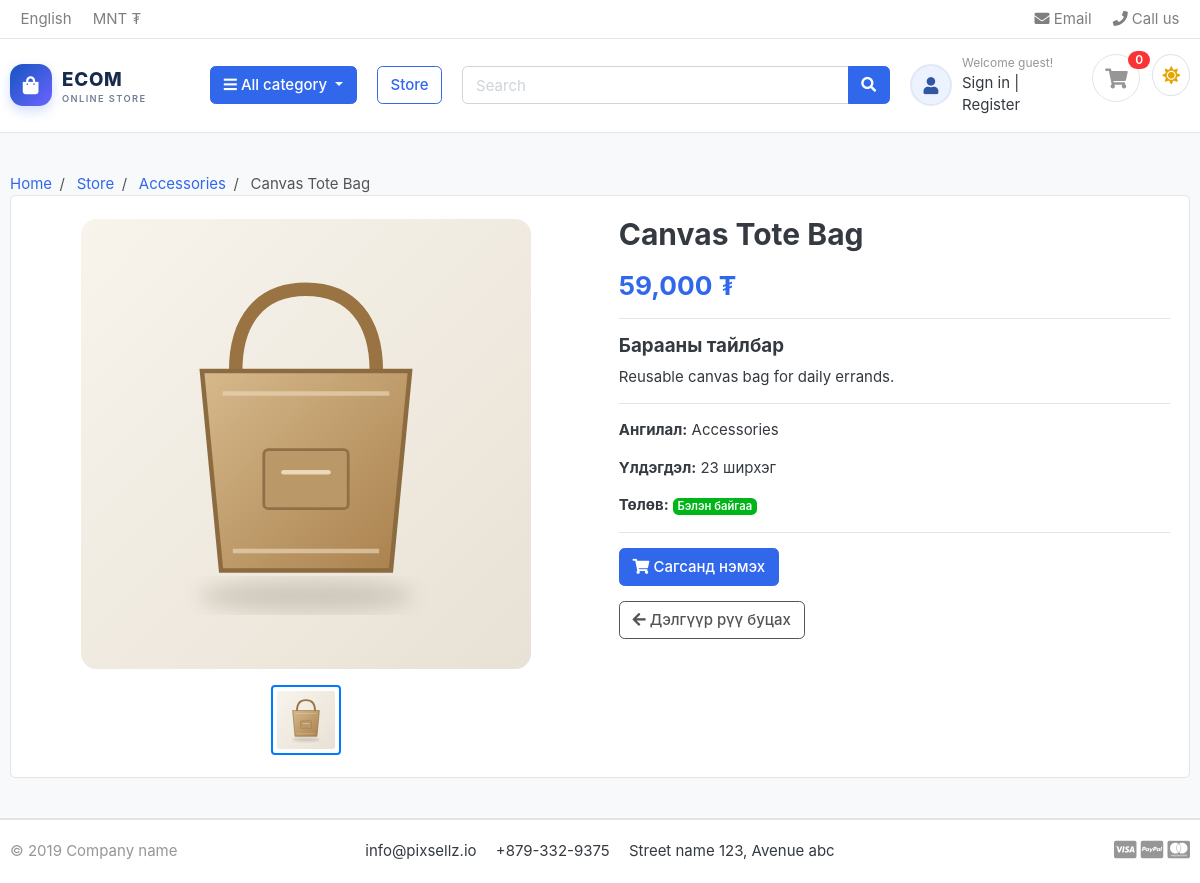
Before: /store/accessories/canvas-tote-bag/ with the older database file.
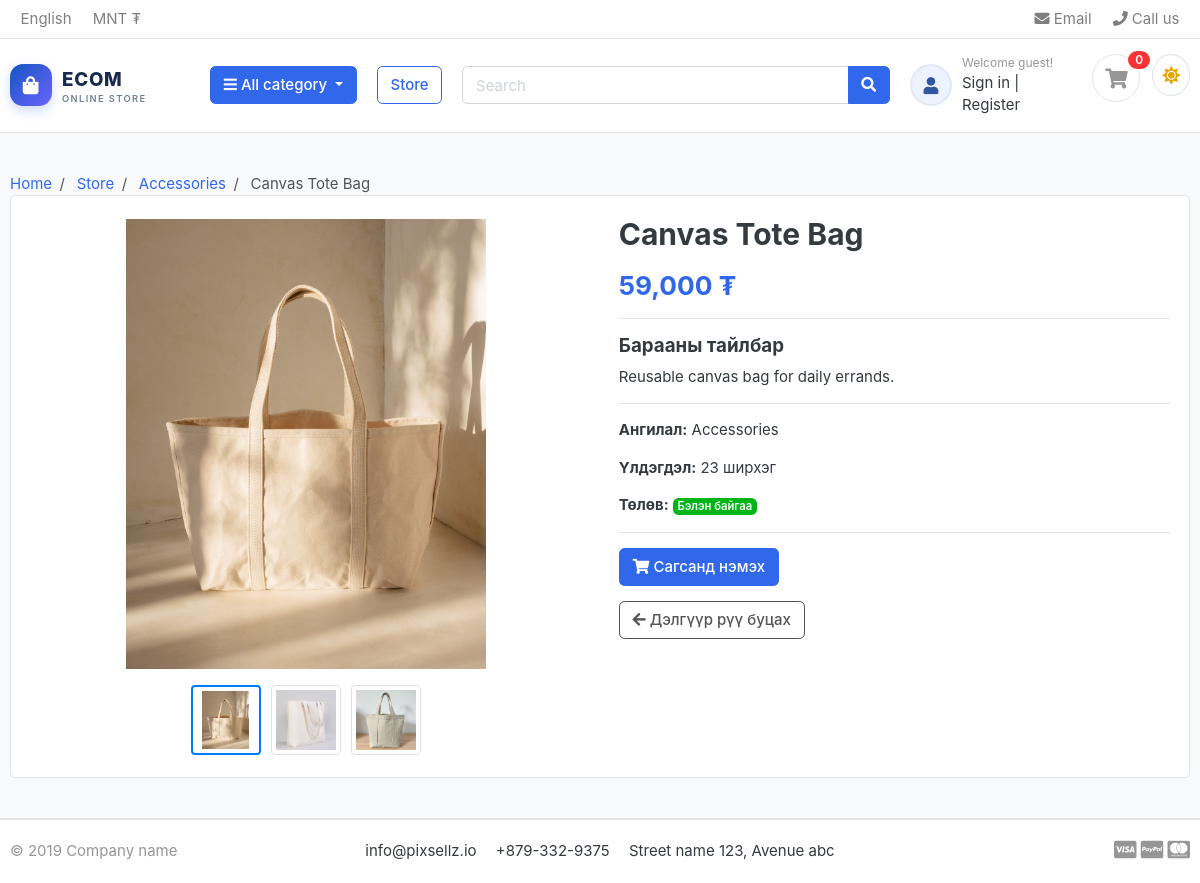
After: the same page with the newer database file.
### store/models.py (models this page shows, shortened)
class Product(models.Model):
    product_name = models.CharField(max_length=200, unique=True)
    slug = models.SlugField(max_length=200, unique=True)
    description = models.TextField(max_length=500, blank=True)
    price = models.IntegerField()
    images = models.ImageField(upload_to='photos/products')
    stock = models.IntegerField()
    is_available = models.BooleanField(default=True)
    category = models.ForeignKey(
        Category,
        on_delete=models.CASCADE
    )
    created_date = models.DateTimeField(auto_now_add=True)
    modified_date = models.DateTimeField(auto_now=True)

class Category(models.Model):
    category_name = models.CharField(max_length=50, unique=True)
    slug = models.SlugField(max_length=100, unique=True)
    description = models.TextField(max_length=255, blank=True)
    cat_image = models.ImageField(
        upload_to='photos/categories',
        blank=True
    )
    def get_url(self):
        return reverse(
            'products_by_category',
            args=[self.slug]
        )

class ProductImage(models.Model):
    product = models.ForeignKey(
        Product,
        on_delete=models.CASCADE,
        related_name='gallery',
        verbose_name='Бүтээгдэхүүн',
    )
    image = models.ImageField(
        upload_to='photos/products/gallery',
        verbose_name='Зураг',
    )
    alt_text = models.CharField(max_length=200, blank=True, verbose_name='Зургийн тайлбар')
    order = models.PositiveIntegerField(default=0, verbose_name='Дараалал')
    class Meta:
        ordering = ('order', 'pk')
        verbose_name = 'Бүтээгдэхүүний зураг'
        verbose_name_plural = 'Бүтээгдэхүүний зургууд'

### store/views.py (the view)
# urls.py: path('store/<slug:cat_slug>/<slug:pro_slug>/', views.product_detail, name='product_detail'),
def product_detail(request, cat_slug, pro_slug):
    single_product = get_object_or_404(
        Product.objects.prefetch_related('gallery'),
        category__slug=cat_slug,
        slug=pro_slug
    )
    context = {
        'single_product': single_product,
    }
    return render(
        request,
        'store/product_detail.html',
        context
    )

### carts/context_processors.py (called while the page is built)
def cart_item_count(request):
    session_key = request.session.session_key
    if not session_key:
        return {'cart_item_count': 0}
    count = CartItem.objects.filter(
        cart_id=session_key,
        is_active=True,
    ).aggregate(total=Sum('quantity'))['total'] or 0
    return {'cart_item_count': count}

### store/templatetags/money.py (called while the page is built)
@register.filter
def mnt(value):
    try:
        amount = Decimal(str(value))
    except (InvalidOperation, TypeError, ValueError):
        amount = Decimal('0')
    return f'{amount:,.0f} ₮'

### templates/store/product_detail.html (shortened to what the changed rows need)
{% extends 'base.html' %}
{% load static %}
{% load money %}
{% block content %}
<section class="section-content padding-y bg">
    <div class="container">
        <nav aria-label="breadcrumb">
            <ol class="breadcrumb">
                <li class="breadcrumb-item">
                    <a href="{% url 'index' %}">Home</a>
                </li>
                <li class="breadcrumb-item">
                    <a href="{% url 'store' %}">Store</a>
                </li>
                <li class="breadcrumb-item">
                    <a href="{{ single_product.category.get_url }}">
                        {{ single_product.category.category_name }}
                    </a>
                </li>
                <li class="breadcrumb-item active">
                    {{ single_product.product_name }}
                </li>
            </ol>
        </nav>
        <div class="card">
            <div class="row no-gutters">
                <aside class="col-md-6">
                    <div class="product-gallery p-4">
                        {% if single_product.images %}
                            <div class="product-gallery-main-wrap">
                                <img
                                    id="product-gallery-main"
                                    src="{{ single_product.images.url }}"
                                    alt="{{ single_product.product_name }}"
                                    class="img-fluid product-gallery-main"
                                >
                            </div>
                            <div class="product-gallery-thumbnails" aria-label="Бүтээгдэхүүний зургууд">
                                <button type="button" class="product-gallery-thumb is-active"
                                        data-image="{{ single_product.images.url }}"
                                        data-alt="{{ single_product.product_name }}"
                                        aria-label="Үндсэн зураг">
                                    <img src="{{ single_product.images.url }}" alt="">
                                </button>
                                {% for gallery_image in single_product.gallery.all %}
                                    <button type="button" class="product-gallery-thumb"
                                            data-image="{{ gallery_image.image.url }}"
                                            data-alt="{{ gallery_image.alt_text|default:single_product.product_name }}"
                                            aria-label="Нэмэлт зураг {{ forloop.counter }}">
                                        <img src="{{ gallery_image.image.url }}"
                                             alt="{{ gallery_image.alt_text|default:single_product.product_name }}">
                                    </button>
                                {% endfor %}
                            </div>
                        {% else %}
                            <p class="text-muted">Зураг оруулаагүй байна.</p>
                        {% endif %}
                    </div>
                </aside>
                <main class="col-md-6">
                    <div class="card-body">
                        <h2 class="title mb-3">
                            {{ single_product.product_name }}
                        </h2>
                        <div class="mb-3">
                            <span class="h3 text-primary">
                                {{ single_product.price|mnt }}
                            </span>
                        </div>
                        <hr>
                        <h5>Барааны тайлбар</h5>
                        <p>
                            {{ single_product.description|default:"Тайлбар байхгүй байна." }}
                        </p>
                        <hr>
                        <p>
                            <strong>Ангилал:</strong>
                            {{ single_product.category.category_name }}
                        </p>
                        <p>
                            <strong>Үлдэгдэл:</strong>
                            {{ single_product.stock }} ширхэг
                        </p>
                        <p>
                            <strong>Төлөв:</strong>
                            {% if single_product.is_available and single_product.stock > 0 %}
                                <span class="badge badge-success">
                                </span>
                            {% else %}
                                <span class="badge badge-danger">
                                    Бараа дууссан
                                </span>
                            {% endif %}
                        </p>
                        <hr>
                        {% if single_product.is_available and single_product.stock > 0 %}
                            <form method="POST" action="{% url 'add_cart' single_product.id %}">
                                <button type="submit" class="btn btn-primary">
                                </button>
                            </form>
                        {% endif %}
                        <a
                            href="{% url 'store' %}"
                            class="btn btn-outline-secondary mt-3"
                        >
                            <i class="fa fa-arrow-left"></i>
                            Дэлгүүр рүү буцах
                        </a>
                    </div>
                </main>
            </div>
        </div>
    </div>
</section>
{% endblock %}

Changed rows visible on the page:
changed Product "Canvas Tote Bag": images: a different picture
added ProductImage: image (picture)
added ProductImage: image (picture)
